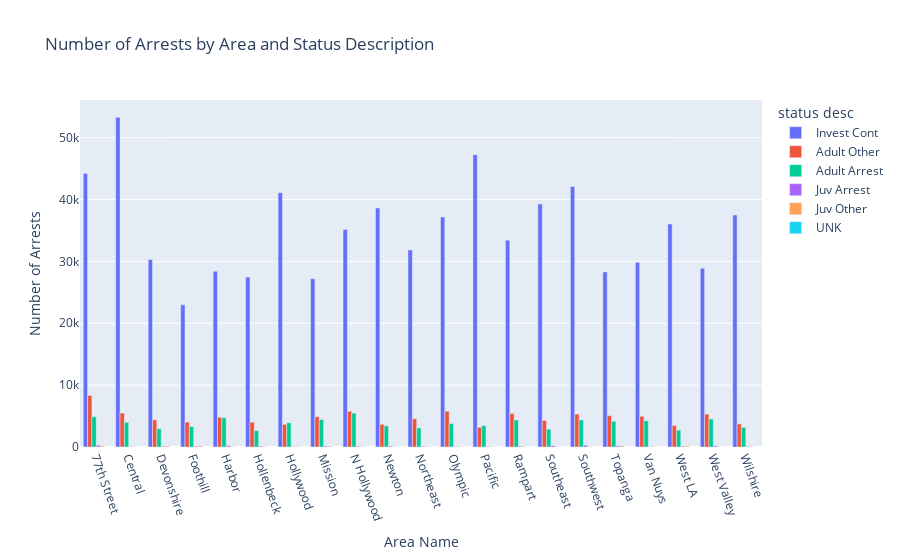

The notebook cell this image was saved under:
### Code cell
import plotly.express as px

# Create the Plotly Express bar chart
fig = px.bar(ndf, x='area name', y='NU_of_Arrest', color='status desc', 
             barmode='group', category_orders={'area name': ndf['area name'].unique()},
             labels={'NU_of_Arrest': 'Number of Arrests', 'area name': 'Area Name'},
             title='Number of Arrests by Area and Status Description')

# Rotate x-axis labels
fig.update_layout(xaxis={'tickangle': 70})

# Show the plot
fig.show()

### Figure 1 — Plotly figure (JSON) as saved in the notebook; plotly's stock layout.template omitted (floating-point values rounded to 4 significant figures)
{"data": [{"alignmentgroup": "True", "hovertemplate": "status desc=Invest Cont<br>Area Name=%{x}<br>Number of Arrests=%{y}<extra></extra>", "legendgroup": "Invest Cont", "marker": {"color": "#636efa", "pattern": {"shape": ""}}, "name": "Invest Cont", "offsetgroup": "Invest Cont", "orientation": "v", "showlegend": true, "textposition": "auto", "type": "bar", "x": ["77th Street", "Central", "Devonshire", "Foothill", "Harbor", "Hollenbeck", "Hollywood", "Mission", "N Hollywood", "Newton", "Northeast", "Olympic", "Pacific", "Rampart", "Southeast", "Southwest", "Topanga", "Van Nuys", "West LA", "West Valley", "Wilshire"], "xaxis": "x", "y": [44216, 53275, 30289, 22982, 28384, 27463, 41090, 27200, 35144, 38636, 31854, 37172, 47211, 33426, 39286, 42110, 28298, 29854, 36035, 28883, 37496], "yaxis": "y"}, {"alignmentgroup": "True", "hovertemplate": "status desc=Adult Other<br>Area Name=%{x}<br>Number of Arrests=%{y}<extra></extra>", "legendgroup": "Adult Other", "marker": {"color": "#EF553B", "pattern": {"shape": ""}}, "name": "Adult Other", "offsetgroup": "Adult Other", "orientation": "v", "showlegend": true, "textposition": "auto", "type": "bar", "x": ["77th Street", "Central", "Devonshire", "Foothill", "Harbor", "Hollenbeck", "Hollywood", "Mission", "N Hollywood", "Newton", "Northeast", "Olympic", "Pacific", "Rampart", "Southeast", "Southwest", "Topanga", "Van Nuys", "West LA", "West Valley", "Wilshire"], "xaxis": "x", "y": [8336, 5486, 4398, 4035, 4801, 4011, 3664, 4901, 5769, 3682, 4567, 5788, 3188, 5436, 4287, 5327, 5060, 4961, 3466, 5312, 3741], "yaxis": "y"}, {"alignmentgroup": "True", "hovertemplate": "status desc=Adult Arrest<br>Area Name=%{x}<br>Number of Arrests=%{y}<extra></extra>", "legendgroup": "Adult Arrest", "marker": {"color": "#00cc96", "pattern": {"shape": ""}}, "name": "Adult Arrest", "offsetgroup": "Adult Arrest", "orientation": "v", "showlegend": true, "textposition": "auto", "type": "bar", "x": ["77th Street", "Central", "Devonshire", "Foothill", "Harbor", "Hollenbeck", "Hollywood", "Mission", "N Hollywood", "Newton", "Northeast", "Olympic", "Pacific", "Rampart", "Southeast", "Southwest", "Topanga", "Van Nuys", "West LA", "West Valley", "Wilshire"], "xaxis": "x", "y": [4895, 3992, 2946, 3293, 4727, 2645, 3917, 4431, 5479, 3419, 3082, 3767, 3454, 4371, 2886, 4377, 4150, 4235, 2716, 4533, 3170], "yaxis": "y"}, {"alignmentgroup": "True", "hovertemplate": "status desc=Juv Arrest<br>Area Name=%{x}<br>Number of Arrests=%{y}<extra></extra>", "legendgroup": "Juv Arrest", "marker": {"color": "#ab63fa", "pattern": {"shape": ""}}, "name": "Juv Arrest", "offsetgroup": "Juv Arrest", "orientation": "v", "showlegend": true, "textposition": "auto", "type": "bar", "x": ["77th Street", "Central", "Devonshire", "Foothill", "Harbor", "Hollenbeck", "Hollywood", "Mission", "N Hollywood", "Newton", "Northeast", "Olympic", "Pacific", "Rampart", "Southeast", "Southwest", "Topanga", "Van Nuys", "West LA", "West Valley", "Wilshire"], "xaxis": "x", "y": [286, 80, 128, 133, 193, 145, 65, 146, 117, 160, 108, 73, 96, 138, 219, 276, 189, 80, 133, 182, 80], "yaxis": "y"}, {"alignmentgroup": "True", "hovertemplate": "status desc=Juv Other<br>Area Name=%{x}<br>Number of Arrests=%{y}<extra></extra>", "legendgroup": "Juv Other", "marker": {"color": "#FFA15A", "pattern": {"shape": ""}}, "name": "Juv Other", "offsetgroup": "Juv Other", "orientation": "v", "showlegend": true, "textposition": "auto", "type": "bar", "x": ["77th Street", "Central", "Devonshire", "Foothill", "Harbor", "Hollenbeck", "Hollywood", "Mission", "N Hollywood", "Newton", "Northeast", "Olympic", "Pacific", "Rampart", "Southeast", "Southwest", "Topanga", "Van Nuys", "West LA", "West Valley", "Wilshire"], "xaxis": "x", "y": [145, 17, 158, 177, 51, 82, 77, 140, 49, 23, 71, 76, 35, 52, 42, 50, 180, 35, 147, 34, 42], "yaxis": "y"}, {"alignmentgroup": "True", "hovertemplate": "status desc=UNK<br>Area Name=%{x}<br>Number of Arrests=%{y}<extra></extra>", "legendgroup": "UNK", "marker": {"color": "#19d3f3", "pattern": {"shape": ""}}, "name": "UNK", "offsetgroup": "UNK", "orientation": "v", "showlegend": true, "textposition": "auto", "type": "bar", "x": ["Central", "Newton", "Rampart", "Van Nuys"], "xaxis": "x", "y": [2, 1, 1, 1], "yaxis": "y"}], "layout": {"barmode": "group", "legend": {"title": {"text": "status desc"}, "tracegroupgap": 0}, "title": {"text": "Number of Arrests by Area and Status Description"}, "xaxis": {"anchor": "y", "categoryarray": ["77th Street", "Central", "Devonshire", "Foothill", "Harbor", "Hollenbeck", "Hollywood", "Mission", "N Hollywood", "Newton", "Northeast", "Olympic", "Pacific", "Rampart", "Southeast", "Southwest", "Topanga", "Van Nuys", "West LA", "West Valley", "Wilshire"], "categoryorder": "array", "domain": [0, 1], "tickangle": 70, "title": {"text": "Area Name"}}, "yaxis": {"anchor": "x", "domain": [0, 1], "title": {"text": "Number of Arrests"}}}}
